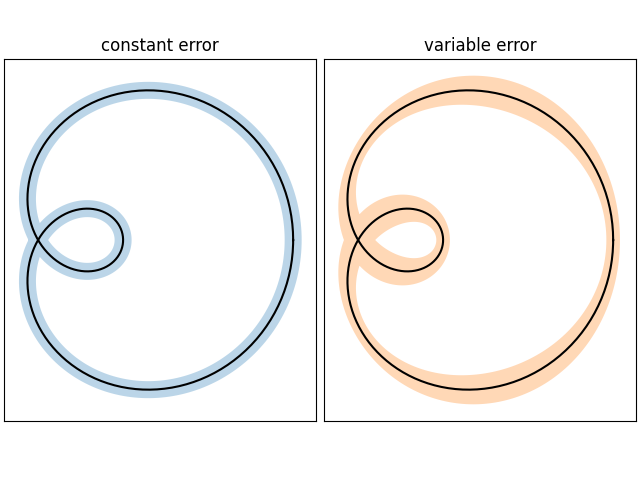

Reproduce this figure in Python.
# 引入所需库
import matplotlib.pyplot as plt
import numpy as np

from matplotlib.patches import PathPatch
from matplotlib.path import Path
import matplotlib
matplotlib.use('TkAgg')

# 创建数据
N = 400
t = np.linspace(0, 2 * np.pi, N)
r = 0.5 + np.cos(t)
x, y = r * np.cos(t), r * np.sin(t)

# 绘制误差带
def draw_error_band(ax, x, y, err, **kwargs):

    dx = np.concatenate([[x[1] - x[0]], x[2:] - x[:-2], [x[-1] - x[-2]]])
    dy = np.concatenate([[y[1] - y[0]], y[2:] - y[:-2], [y[-1] - y[-2]]])
    l = np.hypot(dx, dy)
    nx = dy / l
    ny = -dx / l

    # end points of errors
    xp = x + nx * err
    yp = y + ny * err
    xn = x - nx * err
    yn = y - ny * err

    vertices = np.block([[xp, xn[::-1]],
                         [yp, yn[::-1]]]).T
    codes = np.full(len(vertices), Path.LINETO)
    codes[0] = codes[len(xp)] = Path.MOVETO
    path = Path(vertices, codes)
    ax.add_patch(PathPatch(path, **kwargs))

# 创建了一个包含两个图的图形对象，并返回一个元组
_, axs = plt.subplots(1, 2, layout='constrained', sharex=True, sharey=True)
# 创建了一个包含两个元组的列表
errs = [
    (axs[0], "constant error", 0.05),
    (axs[1], "variable error", 0.05 * np.sin(2 * t) ** 2 + 0.04),
]
# 绘制曲线和误差带
for i, (ax, title, err) in enumerate(errs):
    ax.set(title=title, aspect=1, xticks=[], yticks=[])
    ax.plot(x, y, "k")
    draw_error_band(ax, x, y, err=err,
                    facecolor=f"C{i}", edgecolor="none", alpha=.3)

plt.show()
